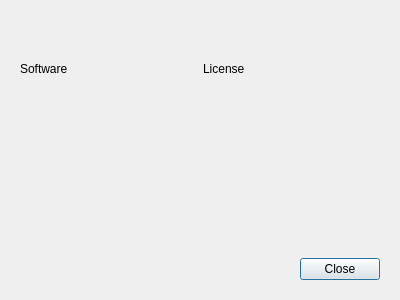
<?xml version="1.0" encoding="UTF-8"?>
<ui version="4.0">
 <class>LicenseDialog</class>
 <widget class="QDialog" name="LicenseDialog">
  <property name="geometry">
   <rect>
    <x>0</x>
    <y>0</y>
    <width>400</width>
    <height>300</height>
   </rect>
  </property>
  <property name="windowTitle">
   <string>Thrid-Party Software Used by BARAM 2023.0.0</string>
  </property>
  <layout class="QVBoxLayout" name="verticalLayout">
   <item>
    <widget class="QScrollArea" name="scrollArea">
     <property name="frameShape">
      <enum>QFrame::NoFrame</enum>
     </property>
     <property name="widgetResizable">
      <bool>true</bool>
     </property>
     <widget class="QWidget" name="licenses">
      <property name="geometry">
       <rect>
        <x>0</x>
        <y>0</y>
        <width>382</width>
        <height>114</height>
       </rect>
      </property>
      <layout class="QGridLayout" name="gridLayout">
       <item row="0" column="0">
        <widget class="QLabel" name="label">
         <property name="text">
          <string>Software</string>
         </property>
        </widget>
       </item>
       <item row="0" column="1">
        <widget class="QLabel" name="label_3">
         <property name="text">
          <string>License</string>
         </property>
        </widget>
       </item>
      </layout>
     </widget>
    </widget>
   </item>
   <item>
    <spacer name="verticalSpacer">
     <property name="orientation">
      <enum>Qt::Vertical</enum>
     </property>
     <property name="sizeHint" stdset="0">
      <size>
       <width>20</width>
       <height>40</height>
      </size>
     </property>
    </spacer>
   </item>
   <item>
    <widget class="QWidget" name="widget_2" native="true">
     <layout class="QHBoxLayout" name="horizontalLayout">
      <item>
       <spacer name="horizontalSpacer">
        <property name="orientation">
         <enum>Qt::Horizontal</enum>
        </property>
        <property name="sizeHint" stdset="0">
         <size>
          <width>40</width>
          <height>20</height>
         </size>
        </property>
       </spacer>
      </item>
      <item>
       <widget class="QPushButton" name="close">
        <property name="text">
         <string>Close</string>
        </property>
       </widget>
      </item>
     </layout>
    </widget>
   </item>
  </layout>
 </widget>
 <resources/>
 <connections/>
</ui>
